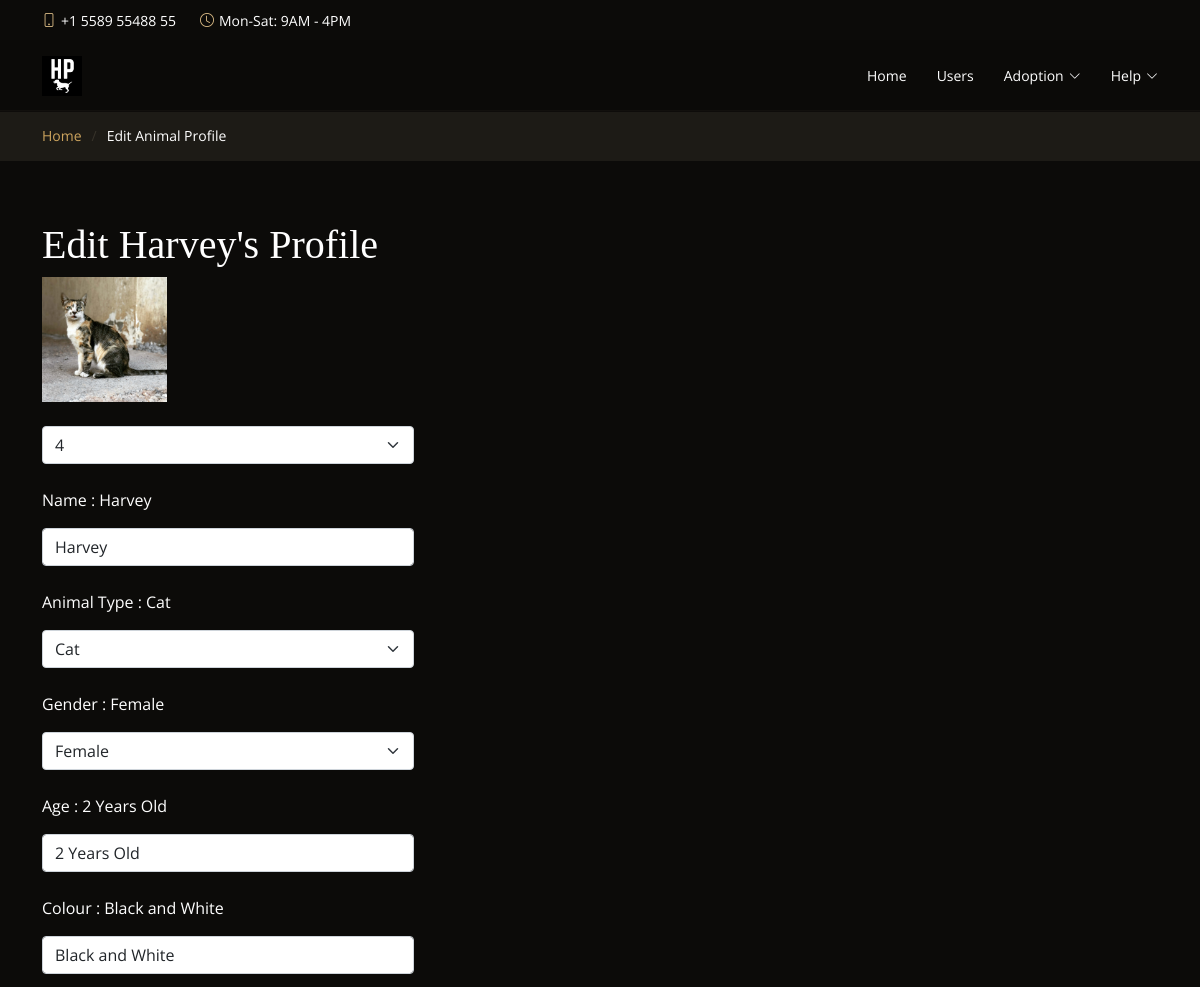
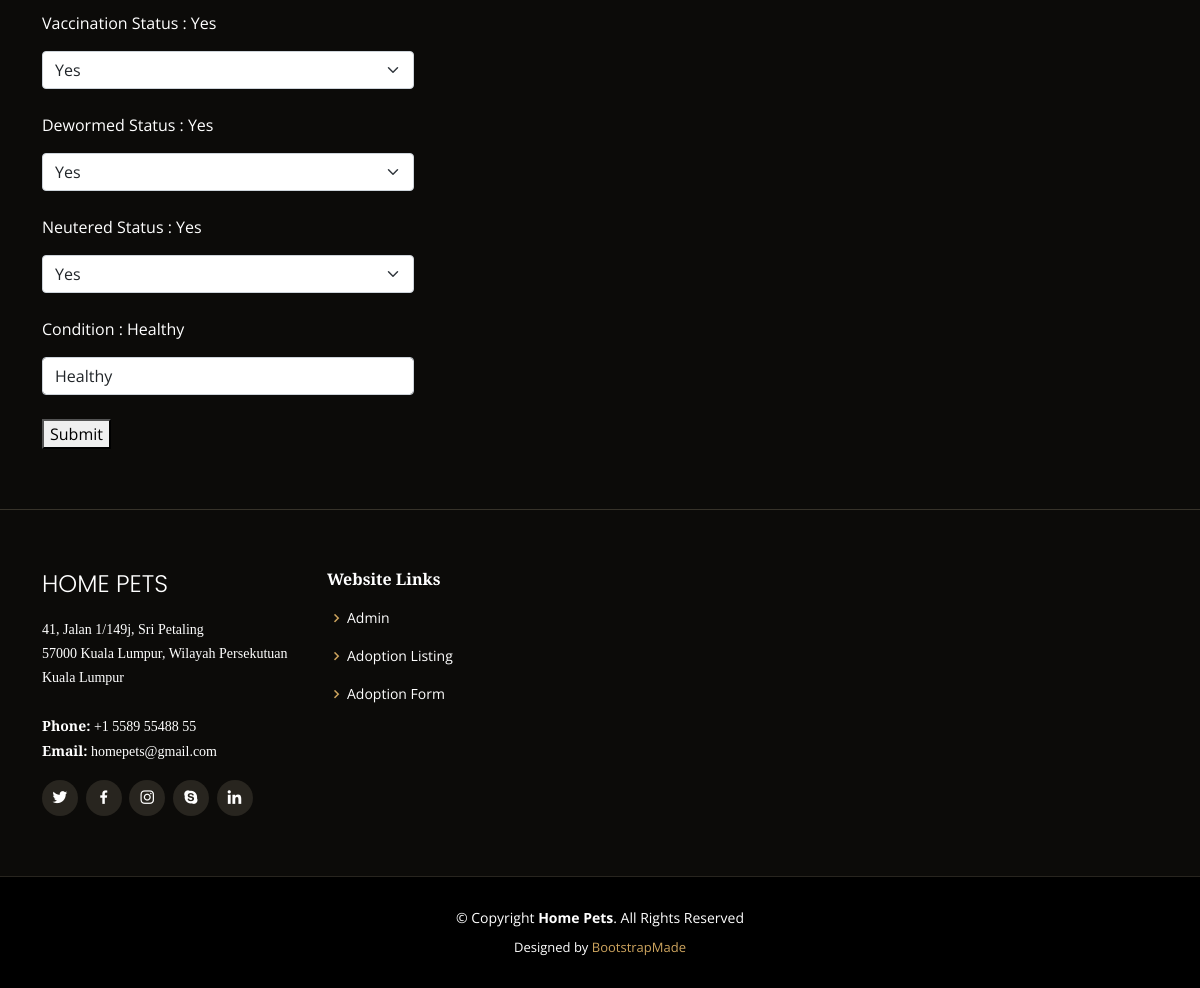
The app's page /admin/editAnimalProfile.php?id=4 (signed in) with its own data (2 pictures, top to bottom).
### tables this page shows
CREATE TABLE `animal` (
  `id` int(11) NOT NULL,
  `animalName` varchar(100) NOT NULL,
  `animalType` varchar(100) NOT NULL,
  `gender` varchar(10) NOT NULL,
  `age` varchar(100) NOT NULL,
  `colour` varchar(100) NOT NULL,
  `vaccinated` varchar(10) NOT NULL,
  `dewormed` varchar(10) NOT NULL,
  `neutered` varchar(10) NOT NULL,
  `animalCondition` varchar(100) NOT NULL,
  `imgType` varchar(5) NOT NULL
);

### admin/editAnimalProfile.php (the view, shortened to what this page needs)
<?php
  $id = intval($_GET['id']);
?>
<!DOCTYPE html>
<html lang="en">
<head>
  <link href="../assets/vendor/animate.css/animate.min.css" rel="stylesheet">
  <link href="../assets/vendor/aos/aos.css" rel="stylesheet">
  <link href="../assets/vendor/bootstrap/css/bootstrap.min.css" rel="stylesheet">
  <link href="../assets/vendor/bootstrap-icons/bootstrap-icons.css" rel="stylesheet">
  <link href="../assets/vendor/boxicons/css/boxicons.min.css" rel="stylesheet">
  <link href="../assets/vendor/glightbox/css/glightbox.min.css" rel="stylesheet">
  <link href="../assets/vendor/swiper/swiper-bundle.min.css" rel="stylesheet">
  <link href="../assets/css/style.css" rel="stylesheet">
</head>
<body>
  <div id="topbar" class="d-flex align-items-center fixed-top">
    <div class="container d-flex justify-content-center justify-content-md-between">
      <div class="contact-info d-flex align-items-center">
        <i class="bi bi-phone d-flex align-items-center"><span>+1 5589 55488 55</span></i>
        <i class="bi bi-clock d-flex align-items-center ms-4"><span> Mon-Sat: 9AM - 4PM</span></i>
      </div>
    </div>
  </div>
  <header id="header" class="fixed-top d-flex align-items-center">
    <div class="container-fluid container-xl d-flex align-items-center justify-content-lg-between">
      <a href="main.php" class="logo me-auto me-lg-0"><img src="../assets/img/logo.png" alt="" class="img-fluid"></a>
      <nav id="navbar" class="navbar order-last order-lg-0">
        <ul>
          <li><a class="nav-link scrollto" href="main.php">Home</a></li>
          <li><a class="nav-link scrollto" href="users.php">Users</a></li>
          <li class="dropdown"><a href="#"><span>Adoption</span> <i class="bi bi-chevron-down"></i></a>
              <li class='dropdown'><a href='#'><span><?php echo $_SESSION['user']['username']; ?></span><i class='bi bi-chevron-down'></i></a>
          </li>
        </ul>
      </nav>
    </div>
  </header>
  <main id="main">
    <section class="breadcrumbs">
      <div class="container">
        <div class="d-flex justify-content-between align-items-center">
          <ol>
            <li><a href="main.php">Home</a></li>
            <li>Edit Animal Profile</li>
          </ol>
        </div>
      </div>
    </section>
  </main>
  <section id="book-a-table" class="book-a-table">
      <div class="container" data-aos="fade-up">
      <?php
            $conn = mysqli_connect("localhost", "root", "", "hpusers");
            $sql = ("SELECT * FROM animal WHERE id = $id");
            $result = $conn->query($sql);
            if ($result->num_rows > 0) {
            while($row = $result->fetch_assoc()) {
                echo "<h1>Edit " . $row["animalName"] . "'s Profile</h1>
        <img src='../assets/img/animals/" . $row["animalName"] . "." . $row["imgType"] . "' height = '125px' width = '125px' >
        <br><br>
        <form action='editAnimalProfile.php' method='post' data-aos='fade-up' data-aos-delay='100'>
            <div class='col-lg-4 col-md-6 form-group mt-3 mt-md-0'>
              <select class='form-select' name='animalID'>
                <option selected value='" . $row["id"] . "'>" . $row["id"] . "</option>
              </select>
            </div>
            <br>
          <div class='col-lg-4 col-md-6 form-group mt-3 mt-md-0'>
            <p>Name : " . $row["animalName"] . "</p>
            <input type='text' name='newAnimalName' class='form-control' value='" . $row["animalName"] . "'>
          </div>
          <br>
          <div class='col-lg-4 col-md-6 form-group mt-3 mt-md-0'>
            <p>Animal Type : " . $row["animalType"] . "</p>
            <select class='form-select' name='newAnimalType'>
              <option selected value='" . $row["animalType"] . "'>" . $row["animalType"] . "</option>
            </select>
          </div>
          <br>
          <div class='col-lg-4 col-md-6 form-group mt-3 mt-md-0'>
            <p>Gender : " . $row["gender"] . "</p>
            <select class='form-select' name='newGender'>
              <option selected value='" . $row["gender"] . "'>" . $row["gender"] . "</option>
            </select>
          </div>
          <br>
          <div class='col-lg-4 col-md-6 form-group mt-3 mt-md-0'>
            <p>Age : " . $row["age"] . "</p>
            <input type='text' name='newAge' class='form-control' value='" . $row["age"] . "'>
          </div>
          <br>
          <div class='col-lg-4 col-md-6 form-group mt-3 mt-md-0'>
            <p>Colour : " . $row["colour"] . "</p>
            <input type='text' name='newColour' class='form-control' value='" . $row["colour"] . "'>
          </div>
          <br>
          <div class='col-lg-4 col-md-6 form-group mt-3 mt-md-0'>
            <p>Vaccination Status : " . $row["vaccinated"] . "</p>
            <select class='form-select' name='newVaccinated'>
              <option selected value='" . $row["vaccinated"] . "'>" . $row["vaccinated"] . "</option>
            </select>
          </div>
          <br>
          <div class='col-lg-4 col-md-6 form-group mt-3 mt-md-0'>
            <p>Dewormed Status : " . $row["dewormed"] . "</p>
            <select class='form-select' name='newDewormed'>
              <option selected value='" . $row["dewormed"] . "'>" . $row["dewormed"] . "</option>
            </select>
          </div>
          <br>
          <div class='col-lg-4 col-md-6 form-group mt-3 mt-md-0'>
            <p>Neutered Status : " . $row["neutered"] . "</p>
            <select class='form-select' name='newNeutered'>
              <option selected value='" . $row["neutered"] . "'>" . $row["neutered"] . "</option>
            </select>
          </div>
          <br>
          <div class='col-lg-4 col-md-6 form-group mt-3 mt-md-0'>
            <p>Condition : " . $row["animalCondition"] . "</p>
            <input type='text' name='newAnimalCondition' class='form-control' value='" . $row["animalCondition"] . "'>
          </div>
          <br>
          <button type='submit' name='editAnimalProfile'>Submit</button>
        </form>
        </div>";
            }
            }
            else {
              echo "0 results";
            }
        ?>
</section>
  <footer id="footer">
    <div class="footer-top">
      <div class="container">
        <div class="row">
          <div class="col-lg-3 col-md-6">
            <div class="footer-info">
              <h3>Home Pets</h3>
              <p>
                41, Jalan 1/149j, Sri Petaling<br>
                57000 Kuala Lumpur, Wilayah Persekutuan Kuala Lumpur<br><br>
                <strong>Phone:</strong> +1 5589 55488 55<br>
                <strong>Email:</strong> homepets@gmail.com<br>
              </p>
              <div class="social-links mt-3">
                <a href="#" class="twitter"><i class="bx bxl-twitter"></i></a>
                <a href="#" class="facebook"><i class="bx bxl-facebook"></i></a>
                <a href="#" class="instagram"><i class="bx bxl-instagram"></i></a>
                <a href="#" class="google-plus"><i class="bx bxl-skype"></i></a>
                <a href="#" class="linkedin"><i class="bx bxl-linkedin"></i></a>
              </div>
            </div>
          </div>
          <div class="col-lg-2 col-md-6 footer-links">
            <h4>Website Links</h4>
            <ul>
              <li><i class="bx bx-chevron-right"></i> <a href="main.php">Admin</a></li>
              <li><i class="bx bx-chevron-right"></i> <a href="adoptionListing.php">Adoption Listing</a></li>
              <li><i class="bx bx-chevron-right"></i> <a href="adoptionListing.php">Adoption Form</a></li>
            </ul>
          </div>
        </div>
      </div>
    </div>
    <div class="container">
      <div class="copyright">
        &copy; Copyright <strong><span>Home Pets</span></strong>. All Rights Reserved
      </div>
      <div class="credits">
        Designed by <a href="https://bootstrapmade.com/">BootstrapMade</a>
      </div>
    </div>
  </footer>
</body>
</html>

### assets/css/style.css (style rules this page uses)
body { font-family: "Open Sans", sans-serif; background: #0c0b09; color: #fff; }
a { color: #cda45e; text-decoration: none; }
h1, h2, h3, h4, h5, h6 { font-family: "Playfair Display", serif; }
#topbar { height: 40px; font-size: 14px; transition: all 0.5s; z-index: 996; }
#topbar .contact-info i { font-style: normal; color: #d9ba85; }
#topbar .contact-info i span { padding-left: 5px; color: #fff; }
#header { background: rgba(12, 11, 9, 0.6); border-bottom: 1px solid rgba(12, 11, 9, 0.6); transition: all 0.5s; z-index: 997; padding: 15px 0; top: 40px; }
#header .logo { font-size: 28px; margin: 0; padding: 0; line-height: 1; font-weight: 300; letter-spacing: 1px; text-transform: uppercase; font-family: "Poppins", sans-serif; }
#header .logo img { max-height: 40px; }
.navbar { padding: 0; }
.navbar ul { margin: 0; padding: 0; display: flex; list-style: none; align-items: center; }
.navbar li { position: relative; }
.navbar a { display: flex; align-items: center; justify-content: space-between; padding: 10px 0 10px 30px; color: #fff; white-space: nowrap; transition: 0.3s; font-size: 14px; }
.navbar a i { font-size: 12px; line-height: 0; margin-left: 5px; }
section { padding: 60px 0; overflow: hidden; }
.breadcrumbs { padding: 15px 0; background: #1d1b16; margin-top: 110px; }
.breadcrumbs ol { display: flex; flex-wrap: wrap; list-style: none; padding: 0; margin: 0; font-size: 14px; }
.breadcrumbs ol li + li { padding-left: 10px; }
.breadcrumbs ol li + li::before { display: inline-block; padding-right: 10px; color: #37332a; content: "/"; }
#footer { background: black; padding: 0 0 30px 0; color: #fff; font-size: 14px; }
#footer .footer-top { background: #0c0b09; border-top: 1px solid #37332a; border-bottom: 1px solid #28251f; padding: 60px 0 30px 0; }
#footer .footer-top .footer-info { margin-bottom: 30px; }
#footer .footer-top .footer-info h3 { font-size: 24px; margin: 0 0 20px 0; padding: 2px 0 2px 0; line-height: 1; font-weight: 300; text-transform: uppercase; font-family: "Poppins", sans-serif; }
#footer .footer-top .footer-info p { font-size: 14px; line-height: 24px; margin-bottom: 0; font-family: "Playfair Display", serif; color: #fff; }
#footer .footer-top .social-links a { font-size: 18px; display: inline-block; background: #28251f; color: #fff; line-height: 1; padding: 8px 0; margin-right: 4px; border-radius: 50%; text-align: center; width: 36px; height: 36px; transition: 0.3s; }
#footer .footer-top h4 { font-size: 16px; font-weight: 600; color: #fff; position: relative; padding-bottom: 12px; }
#footer .footer-top .footer-links { margin-bottom: 30px; }
#footer .footer-top .footer-links ul { list-style: none; padding: 0; margin: 0; }
#footer .footer-top .footer-links ul i { padding-right: 2px; color: #cda45e; font-size: 18px; line-height: 1; }
#footer .footer-top .footer-links ul li { padding: 10px 0; display: flex; align-items: center; }
#footer .footer-top .footer-links ul li:first-child { padding-top: 0; }
#footer .footer-top .footer-links ul a { color: #fff; transition: 0.3s; display: inline-block; line-height: 1; }
#footer .copyright { text-align: center; padding-top: 30px; }
#footer .credits { padding-top: 10px; text-align: center; font-size: 13px; color: #fff; }

### records on screen
animal: animalName "Harvey", animalName (picture), animalID "4", newAnimalName "Harvey", animalType "Cat", newAnimalType "Cat", gender "Female", newGender "Female", age "2 Years Old", newAge "2 Years Old", colour "Black and White", newColour "Black and White", vaccinated "Yes", newVaccinated "Yes", dewormed "Yes", newDewormed "Yes", neutered "Yes", newNeutered "Yes", animalCondition "Healthy", newAnimalCondition "Healthy"

### other values on screen
$_SESSION['user']['username'] "Help"
